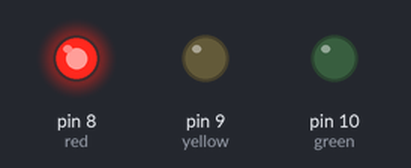
Bench run of a sketch on a simulated Arduino Uno, built with avr-gcc and run on an emulated ATmega328P. Shown: output pins drawn as LEDs (lit = HIGH).

Above: at 5.0 s.
At 10.5 s:
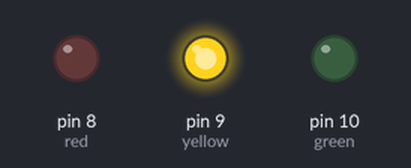
At 16.0 s:
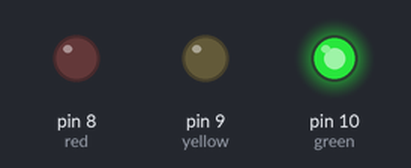
Timing chart, 0 to 28.6 s (numbered marks = the images above):
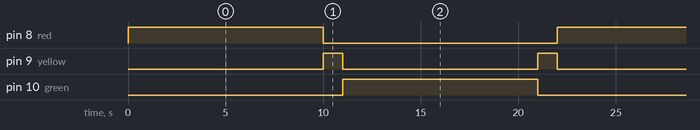

Measured:
- by itself, pin 8 (red), pin 10 (green): alternates HIGH for 10.0 s and LOW for 12.0 s
- by itself, pin 9 (yellow): alternates HIGH for 1.0 s and LOW for 10.0 s
- by itself, everything shown: repeats every 22.0 s, in 4 steps

The sketch:

sketch_may4a.ino
```cpp
int red = 8;
int yellow = 9;
int green = 10;
void setup() {
  pinMode(red, OUTPUT);
  pinMode(green, OUTPUT);
  pinMode(yellow, OUTPUT);
}

void loop() {
 digitalWrite(red, HIGH);
 digitalWrite(yellow, LOW);
 digitalWrite(green, LOW);
 delay(10000);

 digitalWrite(red, LOW);
 digitalWrite(yellow, HIGH);
 digitalWrite(green, LOW);
 delay(1000);

 digitalWrite(red, LOW);
 digitalWrite(yellow, LOW);
 digitalWrite(green, HIGH);
 delay(10000);

 digitalWrite(red, LOW);
 digitalWrite(yellow, HIGH);
 digitalWrite(green, LOW);
 delay(1000);
}
```
